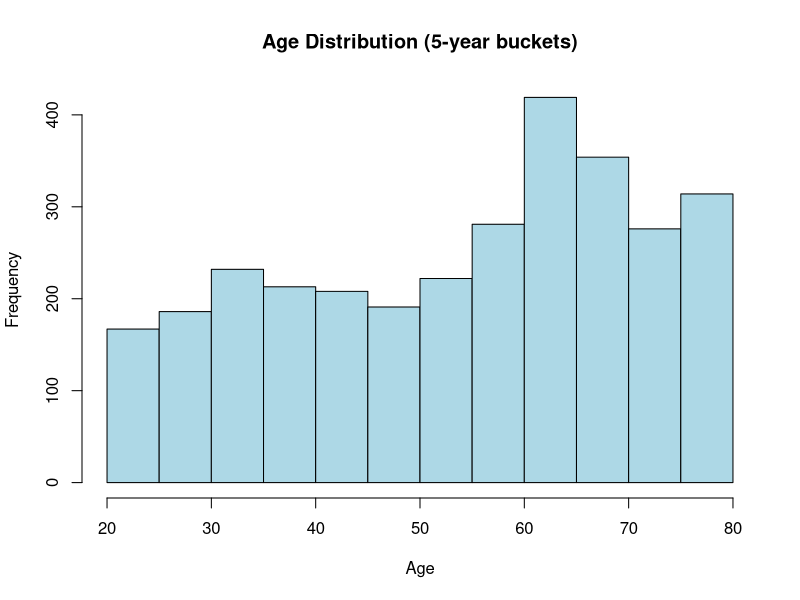
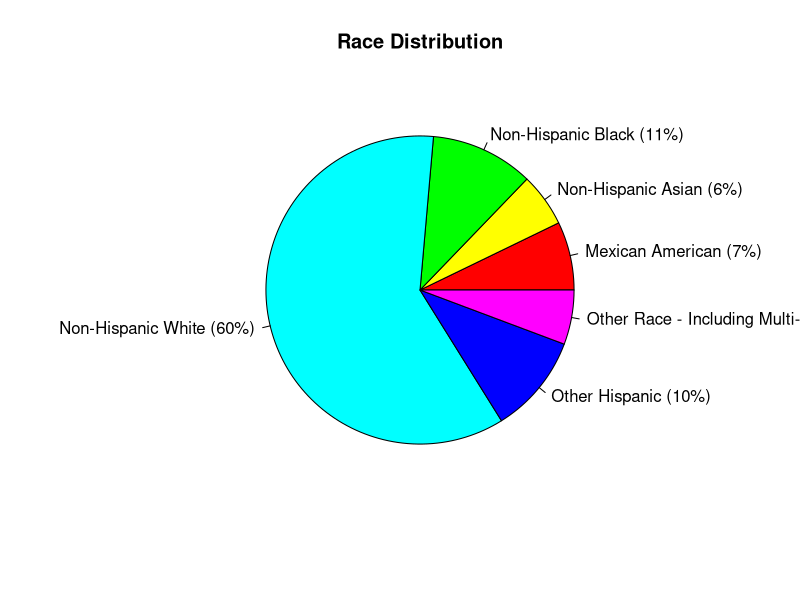
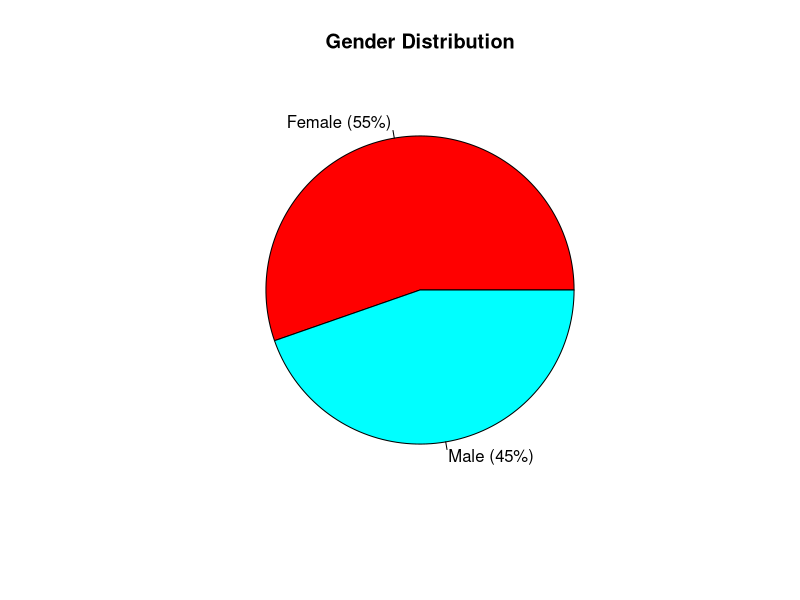
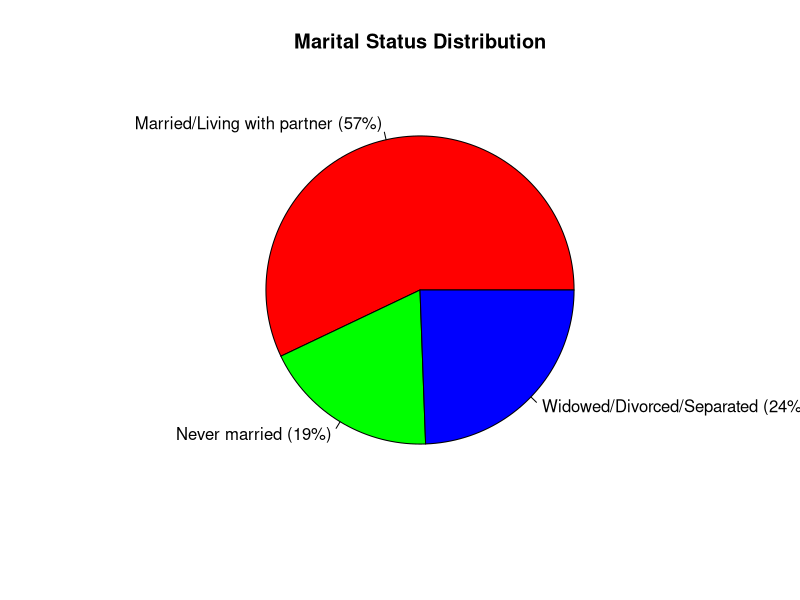
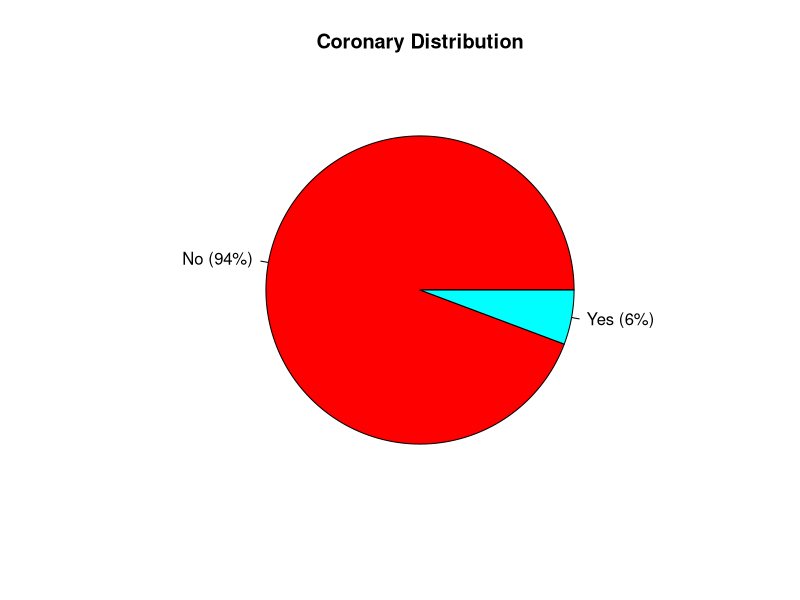

Recreate these plots in R, in order.
data = read.csv("cleaned_data.csv")
head(data)

# pie chart 

# ----------histogram for age ----------------
hist(
  data$age,
  breaks = seq(floor(min(data$age, na.rm = TRUE)),
               ceiling(max(data$age, na.rm = TRUE)),
               by = 5),
  main = "Age Distribution (5-year buckets)",
  xlab = "Age",
  col = "lightblue",
  border = "black"
)


# ----------race pie chart----------------
race_labels <- c(
  "1" = "Mexican American",
  "2" = "Other Hispanic",
  "3" = "Non-Hispanic White",
  "4" = "Non-Hispanic Black",
  "6" = "Non-Hispanic Asian",
  "7" = "Other Race - Including Multi-Racial"
)

race_counts <- table(race_labels[as.character(data$race)])
colors <- rainbow(length(race_counts))

# compute percentages
pct <- round(race_counts / sum(race_counts) * 100)

# create label strings: "Label (xx%)"
pie_labels <- paste0(names(race_counts), " (", pct, "%)")

pie(
  race_counts,
  labels = pie_labels,
  main = "Race Distribution",
  col = colors
)

# ----------gender pie chart----------------
# Gender labels
gender_labels <- c(
  "1" = "Male",
  "2" = "Female"
)

# Count
gender_counts <- table(gender_labels[as.character(data$gender)])

# Colors
colors <- rainbow(length(gender_counts))

# Percentages
gender_pct <- round(gender_counts / sum(gender_counts) * 100)

# Labels with percentages
gender_lbl <- paste0(names(gender_counts), " (", gender_pct, "%)")

# Draw pie
pie(
  gender_counts,
  labels = gender_lbl,
  main = "Gender Distribution",
  col = colors
)

# ----------marital pie chart----------------

# Marital labels
marital_labels <- c(
  "1"  = "Married/Living with partner",
  "2"  = "Widowed/Divorced/Separated",
  "3"  = "Never married"
)

# Count
marital_counts <- table(marital_labels[as.character(data$marital)])

# Colors
colors <- rainbow(length(marital_counts))

# Percentages
marital_pct <- round(marital_counts / sum(marital_counts) * 100)

# Labels with percentages
marital_lbl <- paste0(names(marital_counts), " (", marital_pct, "%)")

# Draw pie
pie(
  marital_counts,
  labels = marital_lbl,
  main = "Marital Status Distribution",
  col = colors
)

# --------pie chart for coronary disease----------

# Coronary labels (valid responses only)
coronary_labels <- c(
  "1" = "Yes",
  "0" = "No" # original value 2
)

# Count
coronary_counts <- table(coronary_labels[as.character(data$coronary)])

# Colors
colors <- rainbow(length(coronary_counts))

# Percentages
pct <- round(coronary_counts / sum(coronary_counts) * 100)

# Combined labels: "Yes (xx%)"
coronary_lbl <- paste0(names(coronary_counts), " (", pct, "%)")

# Draw pie chart
pie(
  coronary_counts,
  labels = coronary_lbl,
  main = "Coronary Distribution",
  col = colors
)
